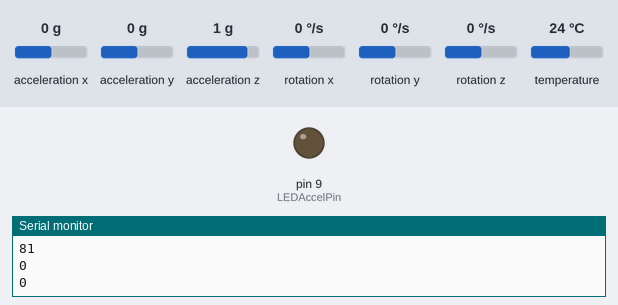
Simulated run of this sketch. Board: Arduino Leonardo, built with avr-gcc and run on an emulated ATmega32U4. Shown: output pins drawn as LEDs (lit = HIGH), the last lines printed to the serial monitor. The inputs (shaded band) are chosen by the test bench; at power-on: acceleration x 0 g, acceleration y 0 g, acceleration z 1 g, rotation x 0 °/s, rotation y 0 °/s, rotation z 0 °/s, temperature 24 °C.

Above: at 1.3 s.
1.4 s: acceleration x set to -0.2 g
2.9 s: acceleration x set to -0.5 g
At 3.8 s:
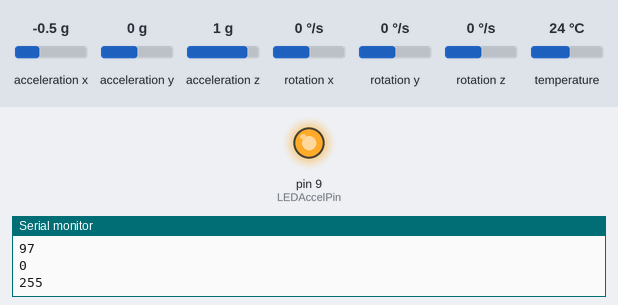
4.4 s: acceleration x set to 0 g
At 4.9 s:
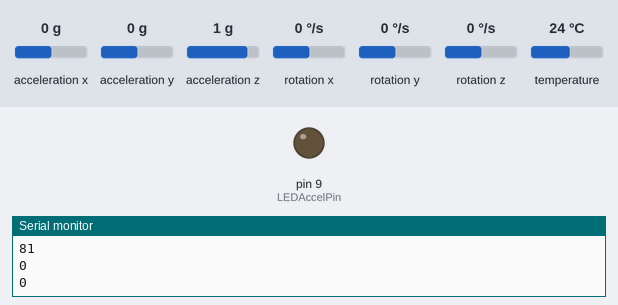
5.9 s: acceleration x set to -1.4 g
At 7.1 s:
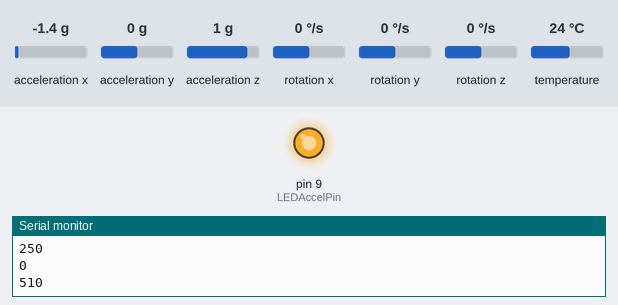
Timing chart, 0 to 8.4 s (numbered marks = the images above; inputs shaded):
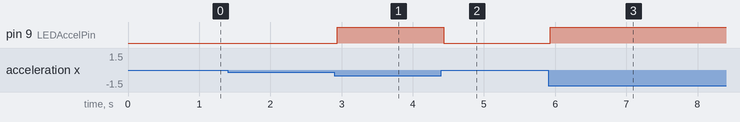

The sketch:

RealLED.ino
```cpp
// Basic demo for accelerometer readings from Adafruit MPU6050

#include <Adafruit_MPU6050.h>
#include <Adafruit_Sensor.h>
#include <Wire.h>

Adafruit_MPU6050 mpu;
int axCal = 0;
int ayCal = 0;
int azCal = 0;
const int targetAccel = 90;
int LEDAccelPin = 9;


void setup(void) {
  Serial.begin(115200);
  while (!Serial)
    delay(10); // will pause Zero, Leonardo, etc until serial console opens

  Serial.println("Adafruit MPU6050 test!");

  // Try to initialize!
  if (!mpu.begin()) {
    Serial.println("Failed to find MPU6050 chip");
    while (1) {
      delay(10);
    }
  }
  Serial.println("MPU6050 Found!");

  mpu.setAccelerometerRange(MPU6050_RANGE_8_G);
  Serial.print("Accelerometer range set to: ");
  switch (mpu.getAccelerometerRange()) {
  case MPU6050_RANGE_2_G:
    Serial.println("+-2G");
    break;
  case MPU6050_RANGE_4_G:
    Serial.println("+-4G");
    break;
  case MPU6050_RANGE_8_G:
    Serial.println("+-8G");
    break;
  case MPU6050_RANGE_16_G:
    Serial.println("+-16G");
    break;
  }
  mpu.setGyroRange(MPU6050_RANGE_500_DEG);
  Serial.print("Gyro range set to: ");
  switch (mpu.getGyroRange()) {
  case MPU6050_RANGE_250_DEG:
    Serial.println("+- 250 deg/s");
    break;
  case MPU6050_RANGE_500_DEG:
    Serial.println("+- 500 deg/s");
    break;
  case MPU6050_RANGE_1000_DEG:
    Serial.println("+- 1000 deg/s");
    break;
  case MPU6050_RANGE_2000_DEG:
    Serial.println("+- 2000 deg/s");
    break;
  }

  mpu.setFilterBandwidth(MPU6050_BAND_21_HZ);
  Serial.print("Filter bandwidth set to: ");
  switch (mpu.getFilterBandwidth()) {
  case MPU6050_BAND_260_HZ:
    Serial.println("260 Hz");
    break;
  case MPU6050_BAND_184_HZ:
    Serial.println("184 Hz");
    break;
  case MPU6050_BAND_94_HZ:
    Serial.println("94 Hz");
    break;
  case MPU6050_BAND_44_HZ:
    Serial.println("44 Hz");
    break;
  case MPU6050_BAND_21_HZ:
    Serial.println("21 Hz");
    break;
  case MPU6050_BAND_10_HZ:
    Serial.println("10 Hz");
    break;
  case MPU6050_BAND_5_HZ:
    Serial.println("5 Hz");
    break;
  }


  Serial.println("");
  delay(100);

  sensors_event_t a, g, temp;
  mpu.getEvent(&a, &g, &temp);

  int axCal = a.acceleration.x;
  int ayCal = a.acceleration.y;
  int azCal = a.acceleration.z;


  Serial.print(axCal);
  Serial.print(ayCal);
  Serial.print(azCal);


  // pin setup


  pinMode(LEDAccelPin, OUTPUT);

}


void loop() {

  /* Get new sensor events with the readings */
  sensors_event_t a, g, temp;
  mpu.getEvent(&a, &g, &temp);


  /* Print out the values */
  Serial.print("Acceleration X: ");
  Serial.print(a.acceleration.x - 8);
  Serial.print(", Y: ");
  Serial.print(a.acceleration.y - 4.9);
  Serial.print(", Z: ");
  Serial.print(a.acceleration.z- 2.3);
  Serial.println(" m/s^2");
//
//  Serial.print("Rotation X: ");
//  Serial.print(g.gyro.x);
//  Serial.print(", Y: ");
//  Serial.print(g.gyro.y);
//  Serial.print(", Z: ");
//  Serial.print(g.gyro.z);
//  Serial.println(" rad/s");
//
//  Serial.print("Temperature: ");
//  Serial.print(temp.temperature);
//  Serial.println(" degC");

  int ax = a.acceleration.x;
  int ay = a.acceleration.y;
  int az = a.acceleration.z;

  int gx = g.gyro.x;
  int gy = g.gyro.y;
  int gz = g.gyro.z;


  int totAccel = accelFun(ax,ay,az);
  int totRot = rotFun(gx,gy,gz);

  Serial.println(totAccel);
  Serial.println(totRot);

  // LED time

  int PWMSignal = LEDAccel(totAccel);
  Serial.println(PWMSignal);
  analogWrite(LEDAccelPin,PWMSignal);


  Serial.println("");
  delay(50);
}

int accelFun (int x,int y,int z){

  sensors_event_t a, g, temp;
  mpu.getEvent(&a, &g, &temp);

  x = a.acceleration.x;
  y = a.acceleration.y;
  z = a.acceleration.z;

return (x*x+y*y+z*z);
  }

int rotFun (int x,int y,int z){

  sensors_event_t a, g, temp;
  mpu.getEvent(&a, &g, &temp);

  x = g.gyro.x;
  y = g.gyro.y;
  z = g.gyro.z;

return x*x+y*y+z*z/3;
  }

double LEDAccel (int accel){

  return 255*(accel/targetAccel);
  }
```

Measured:
- the behaviour switches between -0.3 and -0.4 g on acceleration x (found by bisection; images 0 and 1)
- after the input at 2.9 s, pin 9 (LEDAccelPin): LOW → HIGH at once
- after the input at 4.4 s, pin 9 (LEDAccelPin): HIGH → LOW at once
- after the input at 5.9 s, pin 9 (LEDAccelPin): LOW → HIGH at once
